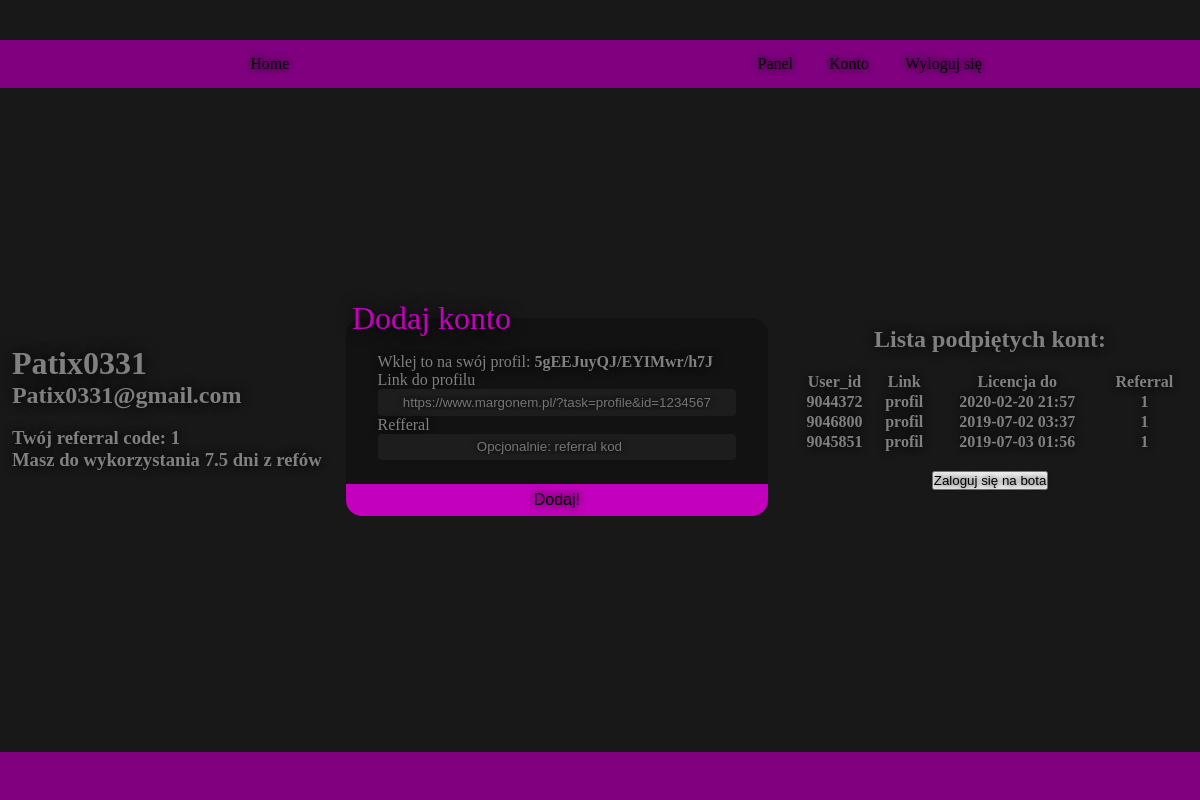
Page /acc (signed in) on the earlier database version.
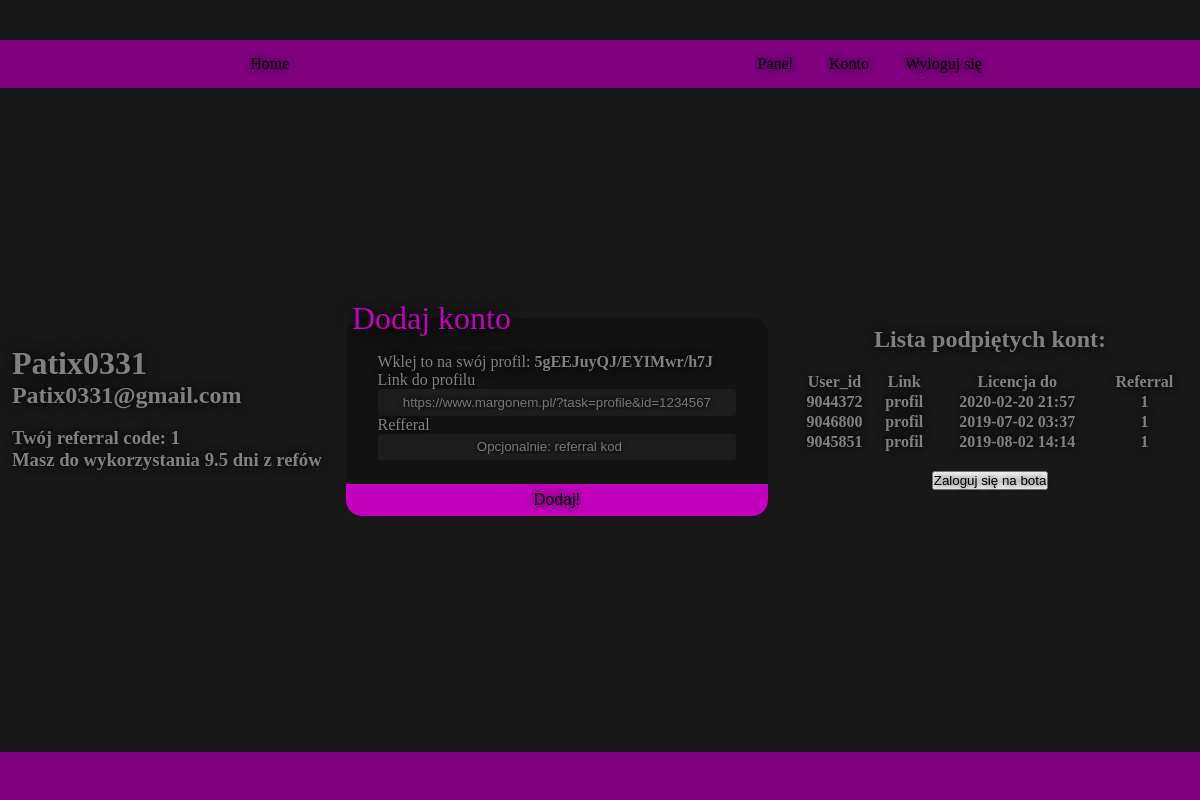
Same page on the later database version.
### apkabot/models.py (models this page shows, shortened)
class User(db.Model, UserMixin):
    id = db.Column(db.Integer, primary_key=True)
    username = db.Column(db.String(15), unique=True, nullable=False)
    email = db.Column(db.String(50), unique=True, nullable=False)
    password = db.Column(db.String(60), nullable=False)
    free = db.Column(db.Float, nullable=True, default = 0)
    accounts = db.relationship('Account', backref='owner', lazy=True)

class Account(db.Model):
    id = db.Column(db.Integer, primary_key=True, nullable=False)
    owner_id = db.Column(db.Integer, db.ForeignKey('user.id'), nullable=False)
    user_id = db.Column(db.Integer, nullable=False)
    url = db.Column(db.String(50), nullable=False)
    login = db.Column(db.String(30), nullable=True)
    password = db.Column(db.String(30), nullable=True)
    ref = db.Column(db.Integer, nullable=True)
    license = db.Column(db.DateTime, nullable=True, default = datetime.now() + timedelta(hours=3))

### apkabot/routes.py (the view, shortened to what this page needs)
@app.route("/acc", methods=['GET','POST'])
@login_required
def acc():
    form = ConnectAccountForm()
    auth = current_user.password[30:-10]
    acc_list = Account.query.filter_by(owner_id = current_user.id)
    return render_template('account.html', acc_list = acc_list, auth=auth, title=f'{current_user.username}', form=form)

### apkabot/forms.py (shortened to what this page needs)
class ConnectAccountForm(FlaskForm):
    profile = StringField('Link do profilu', validators=[
        DataRequired(),
        Regexp(regex=r'^https:\/\/www.margonem.pl\/\?task=profile\&id=[0-9]([0-9])*$', message="Zły link do profilu"),
        Length(min=42, max=50)])
    referral = IntegerField('Refferal', validators=[Optional(), NumberRange(1,4000, message="")])
    submit = SubmitField('Połącz konto!')

### apkabot/models.py (called while the page is built)
@login_manager.user_loader
def load_user(user_id):
    return User.query.get(int(user_id))

### apkabot/templates/account.html (shortened to what this page needs)
{% extends "layout.html" %}
{% block content %}
<div id=info>
    <h1>{{ current_user.username }}</h1>
    <h2>{{ current_user.email }}</h2><br>
    <h3>Twój referral code: {{ current_user.id }}</h3>
    <h3>Masz do wykorzystania {{ current_user.free }} dni z refów</h3>
</div>
<div id="add-acc">
    <form method="post" action="">
        <fieldset class="login">
            <legend>Dodaj konto</legend>
            <div class="form">
                <p>Wklej to na swój profil: <b>{{ auth }}</b></p>
                <div class="form-group">
                    {{ form.profile.label(class="form-control-label") }}
                    {% if form.profile.errors %}
                        {{ form.profile(class="form-control-label is-invalid") }}
                        <div class="invalid-feedback">
                            {% for error in form.profile.errors %}
                                <span>{{ error }}</span>
                            {% endfor %}
                        </div>
                    {% else %}
                        {{ form.profile(type="url", class="form-control form-control-lg", minlength="42", maxlength="49", size=30, placeholder="https://www.margonem.pl/?task=profile&id=1234567") }}
                    {% endif %}
                </div>
                <div class="form-group">
                    {{ form.referral.label(class="form-control-label") }}
                    {% if form.referral.errors %}
                        {{ form.referral(class="form-control-label is-invalid") }}
                        <div class="invalid-feedback">
                            {% for error in form.referral.errors %}
                                <span>{{ error }}</span>
                            {% endfor %}
                        </div>
                    {% else %}
                        {{ form.referral(class="form-control form-control-lg", placeholder="Opcjonalnie: referral kod") }}
                    {% endif %}
                </div>
            </div>
            <input type="submit" value="Dodaj!">
        </fieldset>
    </form>
</div>
<div id="acc-list">
    <h2>Lista podpiętych kont:</h2><br>
    <table>
        <tr>
            <th>User_id</th>
            <th>Link</th>
            <th>Licencja do</th>
            <th>Referral</th>
        </tr>
        {% for acc in acc_list %}
        <tr>
            <th>{{acc.user_id}}</th>
            <th><a href="{{acc.url}}" target="_blank">profil</a></th>
            <th>{{acc.license.strftime('%Y-%m-%d %H:%M')}}</th>
            <th>{% if acc.ref %}{{ acc.ref }}{% endif %}</th>
        </tr>
        {% endfor %}
    </table><br>
    <a href="{{ url_for('play') }}">
        <button>Zaloguj się na bota</button>
    </a>
</div>
{% endblock content %}

Differences in the rows shown:
changed User "Patix0331": free "7.5" → "9.5"
changed Account (number 3 of 3 on the later page): license "2019-07-03 01:56" → "2019-08-02 14:14"
